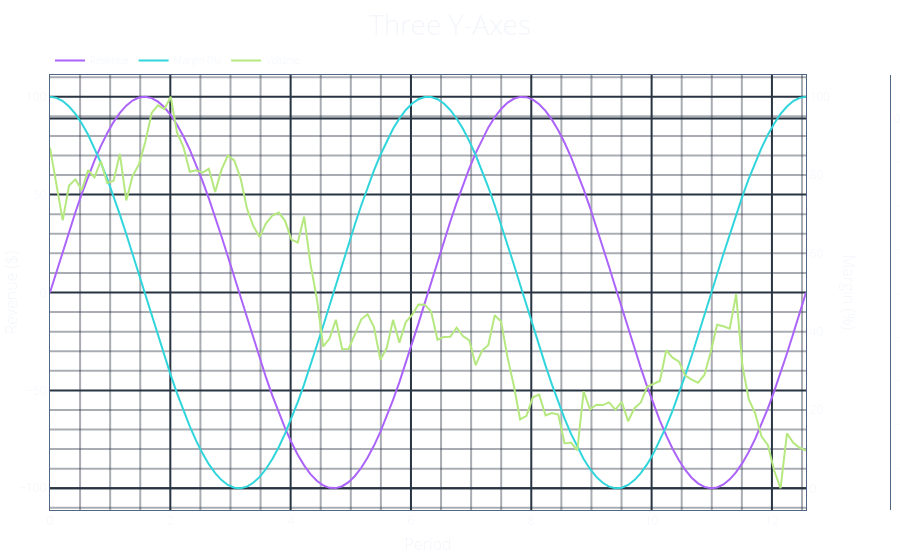

Source (notebook cell):
### Markdown cell above
## 3. Multi-y-axis plot

### Code cell
t = np.linspace(0, 4 * np.pi, 120)

Plot(
    PlotConfig(
        yaxes_configs=(
            TracesConfig(
                traces=(Line(x=t, y=np.sin(t) * 100, name="Revenue"),),
                yaxis_config={"title_text": "Revenue ($)"},
            ),
            TracesConfig(
                traces=(Line(x=t, y=np.cos(t) * 50 + 50, name="Margin (%)"),),
                yaxis_config={"title_text": "Margin (%)"},
            ),
            TracesConfig(
                traces=(Line(x=t, y=np.cumsum(rng.normal(size=120)), name="Volume"),),
                yaxis_config={"title_text": "Volume"},
            ),
        ),
        xaxis_config={"title_text": "Period"},
    ),
    description="multi-y-axis",
    layout={"title_text": "Three Y-Axes"},
)
